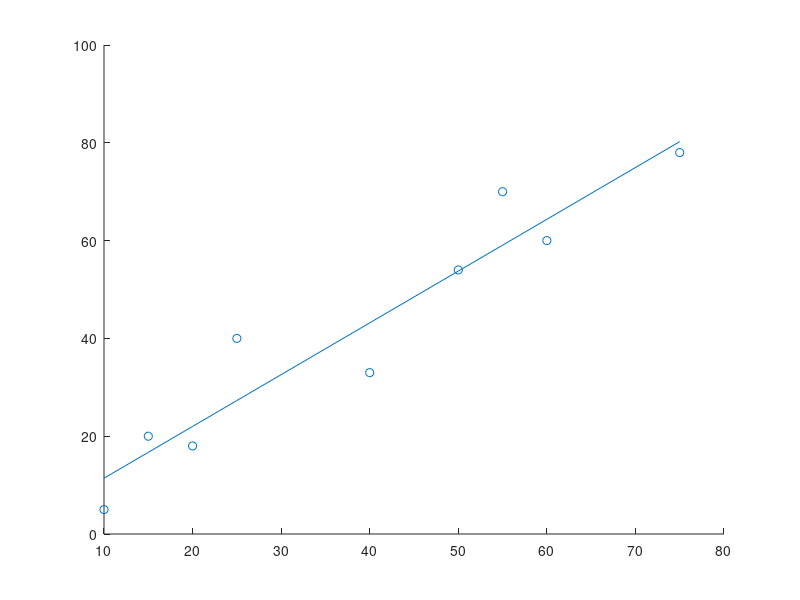

This chart was generated by the following MATLAB code:
time = [10 15 20 25 40 50 55 60 75];
tStrength = [5 20 18 40 33 54 70 60 78];

n = length(time);

%%Fit Regression Line
a1 = (n * sum(time .* tStrength) - sum(time) * sum(tStrength)) / (n * sum(time.^2) - (sum(time)^2));
a0 = mean(tStrength) - a1 * mean(time);

scatter(time, tStrength), 'rx';
hold on
plot(time, a1 .* time + a0);

%%Find R^2
sumSquareRes = sum((tStrength - a0 - a1 .* time).^2);
sumSquareMean = sum((tStrength - mean(tStrength)).^2);

squareR = (sumSquareMean - sumSquareRes) / sumSquareMean;

disp(squareR)